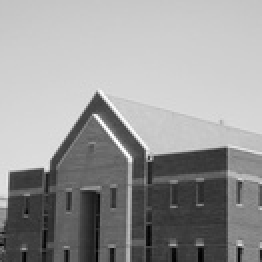
%> input picture ex2/assignment2/asset/image/3_3.jpg, 131 x 131 px, shrunk from 600 x 600 before the run (shown 2 times larger)
$ octave assignment2.m   (GNU Octave 9; MATLAB toolbox functions it lacks are replaced by stand-ins)
%> lines starting %> are read from the running program, lines starting %| are printed output that depends on the picture
im = imread('../asset/image/3_3.jpg');
%> im is the input picture: size 131x131 uint8; min 0, max 255, mean 152.9
% 原图
f = im2double(im);
subplot(1, 3, 1);
imshow(f);
% 频率域滤波
[m, n] = size(im);
%> m = 131; n = 131
mask = ones(m+2, n+2);
mask(1:2:end, 2:2:end) = -1;
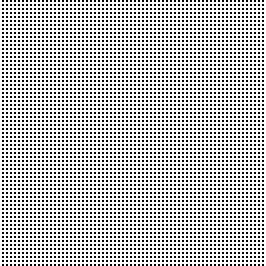
%> mask: size 133x133 double (shown 2 times larger); values -1 (black) and 1 (white), 75% white; black in thin lines or dots
mask(2:2:end, 1:2:end) = -1;
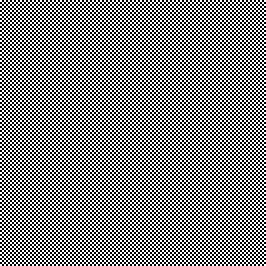
%> mask: size 133x133 double (shown 2 times larger); values -1 (black) and 1 (white), 50% white; black in thin lines or dots
f(m+1:m+2, :) = 0;
%> f: size 133x131 double
f(:, n+1:n+2) = 0;
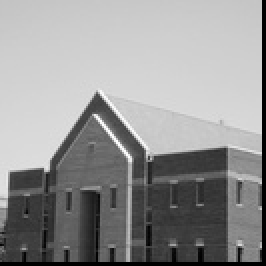
%> f: size 133x133 double (shown 2 times larger); min 0, max 1, mean 0.582
f = f .* mask;
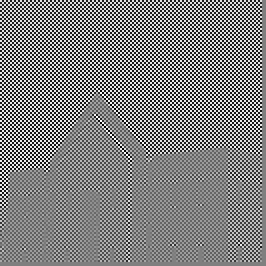
%> f: size 133x133 double (shown 2 times larger); min -1, max 1, mean 3.52e-05; drawn with min black and max white
F = fft2(f);
h = zeros(m+2, n+2);
a = fix(m/2)+1;
%> a = 66
b = fix(n/2)+1;
%> b = 66
h(a:a+2, b:b+2) = [-1,0,1;-2,0,2;-1,0,1];
h = h .* mask;
H = fft2(h);
H = imag(H) .* i;
H = H .* mask;
G = H .* F;
g = real(ifft2(G));
g = g .* mask;
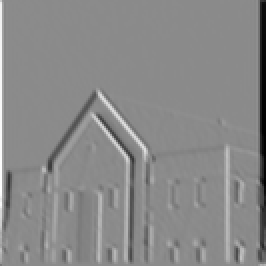
%> g: size 133x133 double (shown 2 times larger); min -3.48, max 2.91, mean -0.0437; drawn with min black and max white
g = g(1:m, 1:n);
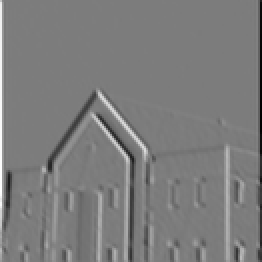
%> g: size 131x131 double (shown 2 times larger); min -2.78, max 2.91, mean -0.00174; drawn with min black and max white
subplot(1, 3, 2);
imshow(g, []);
% 空间域滤波
f = zeros(m+2, n+2);
f(2:m+1, 2:n+1) = im2double(im);
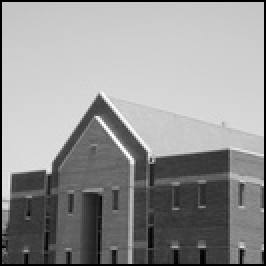
%> f: size 133x133 double (shown 2 times larger); min 0, max 1, mean 0.582; mean of the top-left, top-right, bottom-left and bottom-right quarters 0.761, 0.787, 0.4, 0.384
h = [-1,0,1;-2,0,2;-1,0,1];
g = zeros(m, n);
for i = 1:m
    for j = 1:n
        g(i, j) = sum(f(i:i+2, j:j+2) .* h, 'all');
    end
end
subplot(1, 3, 3);
imshow(g, []);
saveas(gcf, '../asset/result/439.png');
